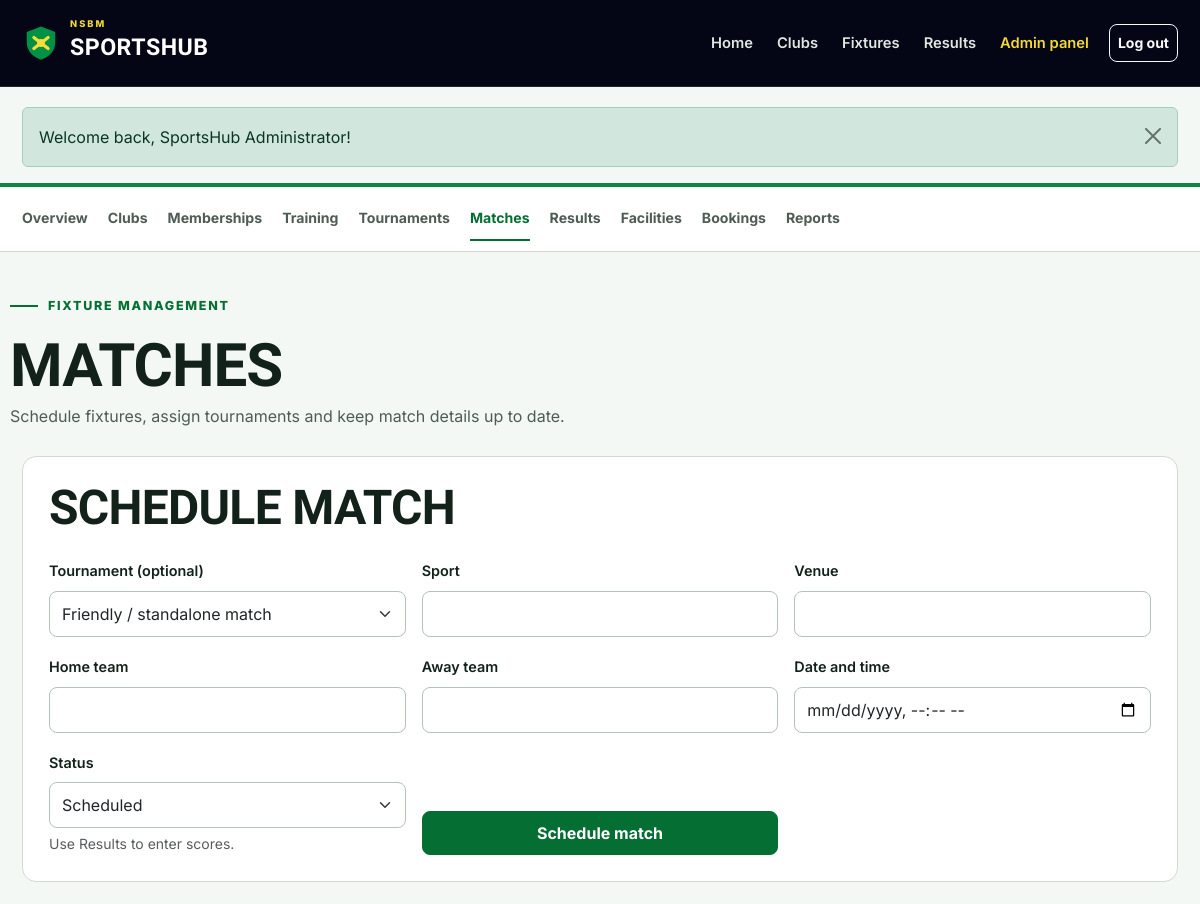
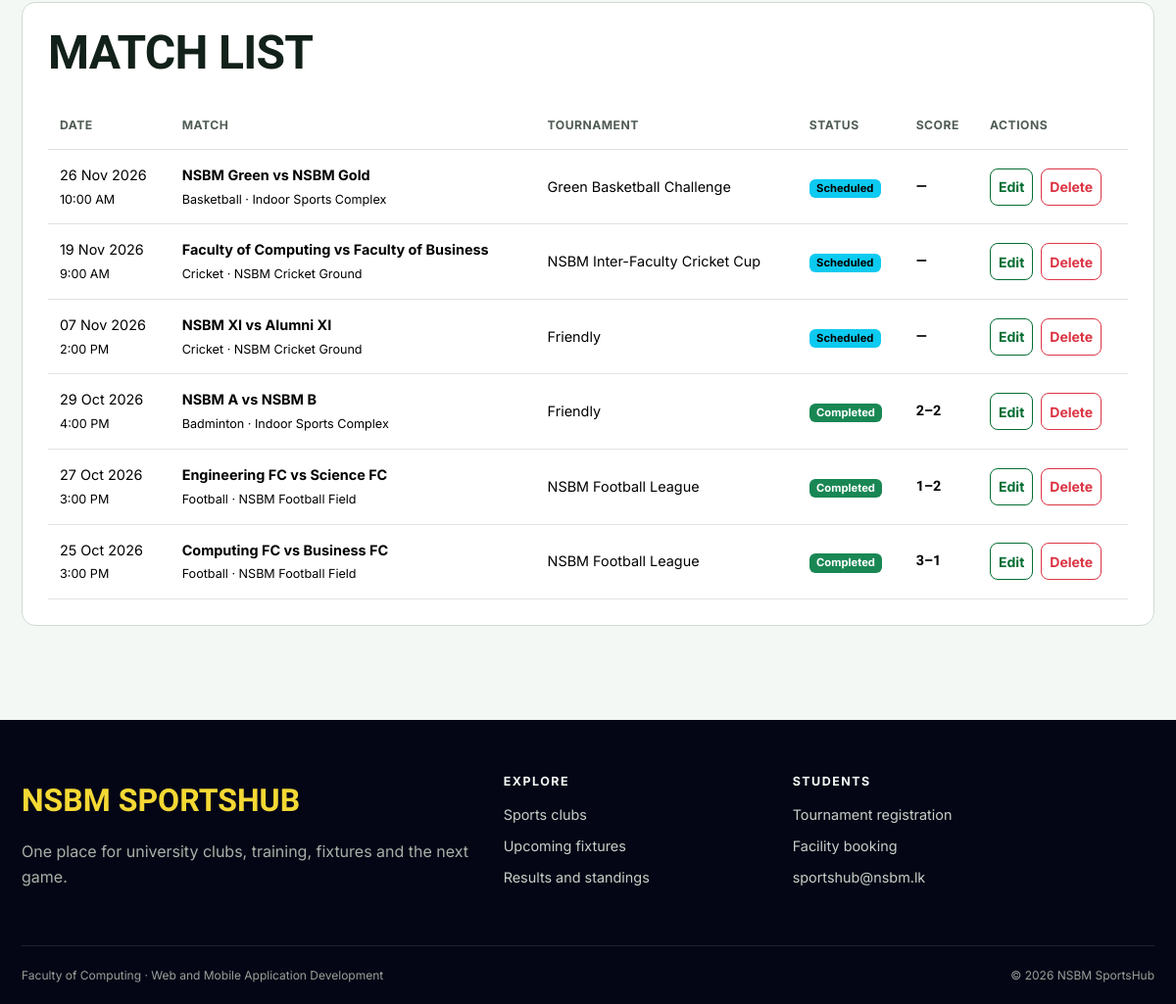
The page /admin/matches.php (signed in) on the database its author committed (2 pictures, top to bottom).
### tables this page shows
CREATE TABLE matches (
    id INT UNSIGNED AUTO_INCREMENT PRIMARY KEY,
    tournament_id INT UNSIGNED NULL,
    sport VARCHAR(80) NOT NULL,
    home_team VARCHAR(100) NOT NULL,
    away_team VARCHAR(100) NOT NULL,
    match_datetime DATETIME NOT NULL,
    venue VARCHAR(120) NOT NULL,
    status ENUM('scheduled', 'completed', 'cancelled') NOT NULL DEFAULT 'scheduled',
    home_score SMALLINT UNSIGNED NULL,
    away_score SMALLINT UNSIGNED NULL,
    created_at TIMESTAMP DEFAULT CURRENT_TIMESTAMP,
    FOREIGN KEY (tournament_id) REFERENCES tournaments(id) ON DELETE SET NULL
);

CREATE TABLE tournaments (
    id INT UNSIGNED AUTO_INCREMENT PRIMARY KEY,
    name VARCHAR(120) NOT NULL,
    sport VARCHAR(80) NOT NULL,
    description TEXT NOT NULL,
    start_date DATE NOT NULL,
    end_date DATE NOT NULL,
    venue VARCHAR(120) NOT NULL,
    registration_deadline DATE NOT NULL,
    max_teams SMALLINT UNSIGNED NOT NULL DEFAULT 8,
    status ENUM('upcoming', 'ongoing', 'completed') NOT NULL DEFAULT 'upcoming',
    created_at TIMESTAMP DEFAULT CURRENT_TIMESTAMP
);

### config/database.php (called while the page is built)
<?php
function db(): PDO
{
    static $pdo = null;
    if ($pdo === null) {
        $host = getenv('DB_HOST') ?: '127.0.0.1';
        $port = getenv('DB_PORT') ?: '3306';
        $name = getenv('DB_NAME') ?: 'sportshub3_db';
        $user = getenv('DB_USER') ?: 'root';
        $pass = getenv('DB_PASS') ?: '';
        $dsn = "mysql:host=$host;port=$port;dbname=$name;charset=utf8mb4";
        $pdo = new PDO($dsn, $user, $pass, [
            PDO::ATTR_ERRMODE => PDO::ERRMODE_EXCEPTION,
            PDO::ATTR_DEFAULT_FETCH_MODE => PDO::FETCH_ASSOC,
            PDO::ATTR_EMULATE_PREPARES => false,
        ]);
    }
    return $pdo;
}

### admin/matches.php (the view, shortened to what this page needs)
<?php
$values = ['id' => '', 'tournament_id' => '', 'sport' => '', 'home_team' => '', 'away_team' => '', 'match_datetime' => '', 'venue' => '', 'status' => 'scheduled'];
$matches = fetch_all('SELECT m.*, t.name AS tournament_name FROM matches m LEFT JOIN tournaments t ON t.id=m.tournament_id ORDER BY m.match_datetime DESC');
include __DIR__ . '/../includes/header.php';
include __DIR__ . '/../includes/admin_nav.php';
?>
<div class="container dashboard-head"><span class="section-kicker">Fixture management</span><h1>Matches</h1><p>Schedule fixtures, assign tournaments and keep match details up to date.</p></div>
<div class="container dashboard-content">
<section class="content-panel"><div class="page-title-row"><h2><?= $values['id'] ? 'Edit match' : 'Schedule match' ?></h2><?php if ($values['id']): ?><a class="link-arrow" href="<?= e(url('admin/matches.php')) ?>">Cancel editing</a><?php endif; ?></div><?php if ($errors): ?><div class="alert alert-danger"><ul class="mb-0"><?php foreach ($errors as $error): ?><li><?= e($error) ?></li><?php endforeach; ?></ul></div><?php endif; ?><form method="post" class="needs-validation" novalidate><?= csrf_field() ?><input type="hidden" name="action" value="save"><input type="hidden" name="id" value="<?= e($values['id']) ?>"><div class="row g-3"><div class="col-md-4"><label class="form-label" for="tournament_id">Tournament (optional)</label><select class="form-select" id="tournament_id" name="tournament_id"><option value="">Friendly / standalone match</option><?php foreach ($tournaments as $tournament): ?><option value="<?= $tournament['id'] ?>" <?= $values['tournament_id'] == $tournament['id'] ? 'selected' : '' ?>><?= e($tournament['name']) ?></option><?php endforeach; ?></select></div><div class="col-md-4"><label class="form-label" for="sport">Sport</label><input class="form-control" id="sport" name="sport" value="<?= e($values['sport']) ?>" required></div><div class="col-md-4"><label class="form-label" for="venue">Venue</label><input class="form-control" id="venue" name="venue" value="<?= e($values['venue']) ?>" required></div><div class="col-md-4"><label class="form-label" for="home_team">Home team</label><input class="form-control" id="home_team" name="home_team" value="<?= e($values['home_team']) ?>" required></div><div class="col-md-4"><label class="form-label" for="away_team">Away team</label><input class="form-control" id="away_team" name="away_team" value="<?= e($values['away_team']) ?>" required></div><div class="col-md-4"><label class="form-label" for="match_datetime">Date and time</label><input class="form-control" type="datetime-local" id="match_datetime" name="match_datetime" value="<?= e($values['match_datetime']) ?>" required></div><div class="col-md-4"><label class="form-label" for="status">Status</label><select class="form-select" id="status" name="status"><?php foreach (['scheduled', 'completed', 'cancelled'] as $option): ?><option value="<?= $option ?>" <?= $values['status'] === $option ? 'selected' : '' ?>><?= ucfirst($option) ?></option><?php endforeach; ?></select><div class="form-text">Use Results to enter scores.</div></div><div class="col-md-4 d-flex align-items-end"><button class="btn btn-sport w-100" type="submit"><?= $values['id'] ? 'Save changes' : 'Schedule match' ?></button></div></div></form></section>
<section class="content-panel"><h2 class="mb-4">Match list</h2><?php if ($matches): ?><div class="table-responsive"><table class="table"><thead><tr><th>Date</th><th>Match</th><th>Tournament</th><th>Status</th><th>Score</th><th>Actions</th></tr></thead><tbody><?php foreach ($matches as $match): ?><tr><td><?= format_date($match['match_datetime']) ?><br><small><?= format_time($match['match_datetime']) ?></small></td><td><strong><?= e($match['home_team']) ?> vs <?= e($match['away_team']) ?></strong><br><small><?= e($match['sport']) ?> · <?= e($match['venue']) ?></small></td><td><?= e($match['tournament_name'] ?? 'Friendly') ?></td><td><?= status_badge($match['status']) ?></td><td class="score"><?= $match['home_score'] !== null ? $match['home_score'] . '–' . $match['away_score'] : '—' ?></td><td><div class="table-actions"><a class="btn btn-sm btn-outline-sport" href="<?= e(url('admin/matches.php?edit=' . $match['id'])) ?>">Edit</a><form method="post"><?= csrf_field() ?><input type="hidden" name="action" value="delete"><input type="hidden" name="id" value="<?= $match['id'] ?>"><button class="btn btn-sm btn-outline-danger" type="submit" data-confirm="Delete this match and its student registrations?">Delete</button></form></div></td></tr><?php endforeach; ?></tbody></table></div><?php else: ?><p>No matches yet.</p><?php endif; ?></section>
</div>
<?php include __DIR__ . '/../includes/footer.php'; ?>

### includes/functions.php (shortened to what this page needs)
<?php
function e(?string $value): string
{
    return htmlspecialchars($value ?? '', ENT_QUOTES, 'UTF-8');
}
function url(string $path = ''): string
{
    return BASE_PATH . '/' . ltrim($path, '/');
}
function fetch_all(string $sql, array $params = []): array
{
    $statement = db()->prepare($sql);
    $statement->execute($params);
    return $statement->fetchAll();
}
function format_date(?string $date, string $format = 'd M Y'): string
{
    return $date ? date($format, strtotime($date)) : 'Not set';
}
function format_time(?string $time): string
{
    return $time ? date('g:i A', strtotime($time)) : 'Not set';
}
function status_badge(string $status): string
{
    $classes = [
        'approved' => 'success', 'active' => 'success', 'completed' => 'success',
        'registered' => 'success', 'ongoing' => 'info',
        'pending' => 'warning', 'upcoming' => 'warning', 'scheduled' => 'info',
        'rejected' => 'danger', 'cancelled' => 'danger', 'inactive' => 'secondary',
        'withdrawn' => 'secondary', 'maintenance' => 'danger',
    ];
    $class = $classes[$status] ?? 'secondary';
    return '<span class="badge text-bg-' . $class . '">' . e(ucfirst($status)) . '</span>';
}

### assets/css/style.css (style rules this page uses)
:root { --navy-950: oklch(0.13 0.035 275); --navy-900: oklch(0.18 0.04 275); --navy-800: oklch(0.24 0.045 275); --green-600: oklch(0.55 0.145 151); --green-700: oklch(0.47 0.125 151); --green-800: oklch(0.40 0.105 151); --yellow-400: oklch(0.88 0.17 99); --paper-50: oklch(0.975 0.008 150); --paper-100: oklch(0.945 0.012 150); --ink-900: oklch(0.23 0.025 160); --ink-600: oklch(0.46 0.02 160); --page-bg: var(--paper-50); --page-text: var(--ink-900); --muted-text: var(--ink-600); --brand: var(--green-700); --brand-hover: var(--green-800); --highlight: var(--yellow-400); --dark-surface: var(--navy-950); --line: oklch(0.88 0.015 150); --radius-sm: 8px; --radius-md: 14px; --radius-lg: 22px; --shadow: 0 12px 32px oklch(0.2 0.025 160 / 0.08); }
* { box-sizing: border-box; }
html { scroll-behavior: smooth; }
body { min-height: 100dvh; margin: 0; background: var(--page-bg); color: var(--page-text); font-family: "Inter", sans-serif; font-size: 16px; line-height: 1.65; }
a { color: var(--brand); text-underline-offset: 3px; }
button, a, input, select, textarea { transition: color 180ms ease-out, background-color 180ms ease-out, border-color 180ms ease-out, transform 180ms ease-out; }
h1, h2, h3, h4, .display-font { font-family: "Barlow Condensed", sans-serif; font-weight: 700; line-height: 1.05; letter-spacing: -0.015em; }
h1 { font-size: clamp(2.5rem, 6vw, 4.8rem); }
h2 { font-size: clamp(2rem, 4vw, 3rem); }
p { max-width: 72ch; }
.container { max-width: 1180px; }
.btn { min-height: 44px; display: inline-flex; align-items: center; justify-content: center; gap: 8px; font-weight: 700; border-radius: var(--radius-sm); }
.btn-sm { min-height: 38px; }
.btn-sport { background: var(--brand); border-color: var(--brand); color: #fff; }
.btn-outline-sport { color: var(--brand); border-color: var(--brand); }
.hero-kicker, .section-kicker { display: inline-flex; align-items: center; gap: 10px; margin-bottom: 18px; color: var(--brand); font-size: 0.78rem; font-weight: 800; letter-spacing: 0.14em; text-transform: uppercase; }
.hero-kicker::before, .section-kicker::before { content: ""; width: 28px; height: 2px; background: currentColor; }
.page-title-row { display: flex; flex-wrap: wrap; justify-content: space-between; align-items: center; gap: 16px; margin-bottom: 24px; }
.page-title-row h1, .page-title-row h2 { margin: 0; }
.content-panel { padding: 26px; margin-bottom: 24px; background: #fff; border: 1px solid var(--line); border-radius: var(--radius-md); }
.content-panel h2, .content-panel h3 { text-transform: uppercase; }
.form-control, .form-select { min-height: 46px; border-radius: var(--radius-sm); border-color: oklch(0.8 0.02 150); }
.form-label { font-weight: 600; font-size: 0.9rem; }
.dashboard-head { padding: 36px 0 26px; }
.dashboard-head h1 { margin: 0; font-size: clamp(2.5rem, 5vw, 3.8rem); text-transform: uppercase; }
.dashboard-head p { margin: 6px 0 0; color: var(--muted-text); }
.dashboard-content { padding-bottom: 72px; }
.table { margin-bottom: 0; vertical-align: middle; }
.table > :not(caption) > * > * { padding: 14px 12px; }
.table thead th { color: var(--muted-text); font-size: 0.76rem; letter-spacing: 0.04em; text-transform: uppercase; white-space: nowrap; }
.table tbody td { font-size: 0.9rem; }
.table-actions { display: flex; flex-wrap: wrap; gap: 8px; }
.table-actions form { margin: 0; }
.score { font-family: "Barlow Condensed", sans-serif; font-size: 1.5rem; font-weight: 800; font-variant-numeric: tabular-nums; white-space: nowrap; }
.badge { font-size: 0.7rem; }

### rows shown on the page
matches: match_datetime "26 Nov 2026", match_datetime "10:00 AM", home_team "NSBM Green", away_team "NSBM Gold", sport "Basketball", venue "Indoor Sports Complex", tournament.name "Green Basketball Challenge", status "Scheduled"
matches: match_datetime "19 Nov 2026", match_datetime "9:00 AM", home_team "Faculty of Computing", away_team "Faculty of Business", sport "Cricket", venue "NSBM Cricket Ground", tournament.name "NSBM Inter-Faculty Cricket Cup", status "Scheduled"
matches: match_datetime "07 Nov 2026", match_datetime "2:00 PM", home_team "NSBM XI", away_team "Alumni XI", sport "Cricket", venue "NSBM Cricket Ground", tournament_name "Friendly", status "Scheduled"
matches: match_datetime "29 Oct 2026", match_datetime "4:00 PM", home_team "NSBM A", away_team "NSBM B", sport "Badminton", venue "Indoor Sports Complex", tournament_name "Friendly", status "Completed", home_score "2", away_score "2"
matches: match_datetime "27 Oct 2026", match_datetime "3:00 PM", home_team "Engineering FC", away_team "Science FC", sport "Football", venue "NSBM Football Field", tournament.name "NSBM Football League", status "Completed", home_score "1", away_score "2"
matches: match_datetime "25 Oct 2026", match_datetime "3:00 PM", home_team "Computing FC", away_team "Business FC", sport "Football", venue "NSBM Football Field", tournament.name "NSBM Football League", status "Completed", home_score "3", away_score "1"

### other values the page prints
$message['message'] "Welcome back, SportsHub Administrator!"
form field status "Scheduled"
